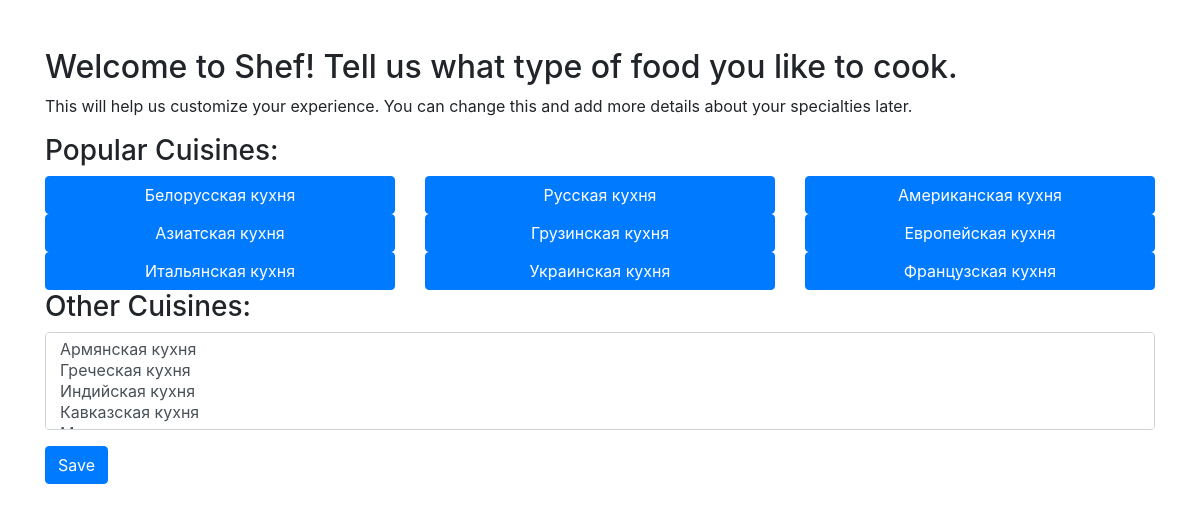
Screenshot of /my_profile/start_shef/cuisine (signed in) with the database file from the repository.
### dishes/models.py (models this page shows, shortened)
class Cuisines(models.Model):
    cuisine_of_country = models.CharField(max_length=35)

### main/views.py (the view, shortened to what this page needs)
@login_required
def select_cuisines(request):
    popular_cuisines = Cuisines.objects.filter(
        cuisine_of_country__in=[
            "Европейская кухня",
            "Русская кухня",
            "Белорусская кухня",
            "Американская кухня",
            "Итальянская кухня",
            "Французская кухня",
            "Грузинская кухня",
            "Украинская кухня",
            "Азиатская кухня",
        ]
    )
    other_cuisines = Cuisines.objects.exclude(
        cuisine_of_country__in=[
            "Европейская кухня",
            "Русская кухня",
            "Белорусская кухня",
            "Американская кухня",
            "Итальянская кухня",
            "Французская кухня",
            "Грузинская кухня",
            "Украинская кухня",
            "Азиатская кухня",
        ]
    )
    return render(
        request,
        "start_shef_cuisines.html",
        {"popular_cuisines": popular_cuisines, "other_cuisines": other_cuisines},
    )

### templates/start_shef_cuisines.html (shortened to what this page needs)
{% load static %}
<!DOCTYPE html>
<html lang="en">
<head>
    <link href="{% static 'css/bootstrap.css' %}" rel="stylesheet" />
</head>
<body>
    <form method="post" action="{% url 'select_cuisines' %}">
        <div class="container mt-5">
            <h2>Welcome to Shef! Tell us what type of food you like to cook.</h2>
            <p>This will help us customize your experience. You can change this and add more details about your specialties later.</p>
            <h3>Popular Cuisines:</h3>
            <div class="row">
                {% for cuisine in popular_cuisines %}
                <div class="col-md-4">
                    <button type="button" class="btn btn-primary btn-block cuisine-button" data-id="{{ cuisine.id }}" data-name="{{ cuisine.cuisine_of_country }}">{{ cuisine.cuisine_of_country }}</button>
                </div>
                {% endfor %}
            </div>
            <h3>Other Cuisines:</h3>
            <select multiple class="form-control" id="other-cuisines" name="cuisine">
                {% for cuisine in other_cuisines %}
                <option value="{{ cuisine.id }}">{{ cuisine.cuisine_of_country }}</option>
                {% endfor %}
            </select>
            <button type="submit" class="btn btn-primary mt-3">Save</button>
        </div>
    </form>
</body>
</html>

### rows the page displays
Cuisines: cuisine_of_country "Белорусская кухня"
Cuisines: cuisine_of_country "Русская кухня"
Cuisines: cuisine_of_country "Американская кухня"
Cuisines: cuisine_of_country "Азиатская кухня"
Cuisines: cuisine_of_country "Грузинская кухня"
Cuisines: cuisine_of_country "Европейская кухня"
Cuisines: cuisine_of_country "Итальянская кухня"
Cuisines: cuisine_of_country "Украинская кухня"
Cuisines: cuisine_of_country "Французская кухня"
